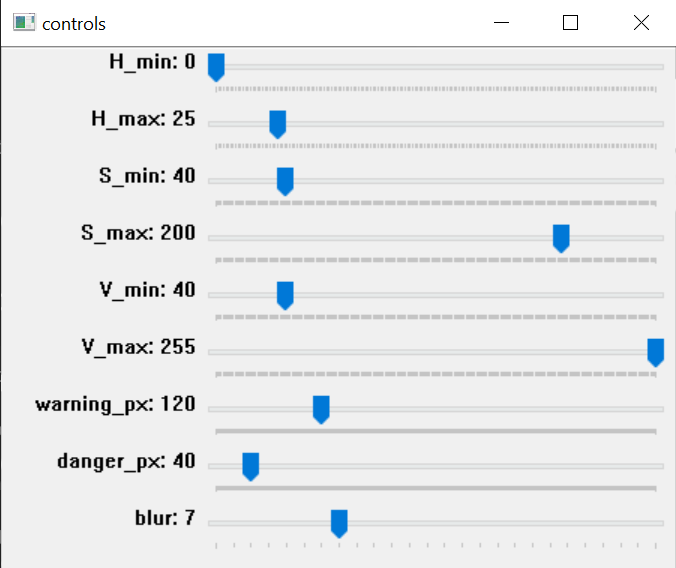
#> input picture Control.png, 676 x 568 px, given in place of the camera
$ python hand_boundary_poc.py
#> lines starting #> are read from the running program, lines starting #| are printed output that depends on the picture; after the words box and inside, x2 and y2 are one past the last pixel; in counts of white or black regions, pixels touching at a corner belong together
import cv2
import numpy as np
import time
import argparse

parser = argparse.ArgumentParser()
parser.add_argument("--camera", type=int, default=0)
parser.add_argument("--width", type=int, default=640)
parser.add_argument("--height", type=int, default=480)
parser.add_argument("--min_area", type=int, default=3000, help="min contour area to be considered hand")
args = parser.parse_args()

# ------------------ TRACKBAR UI ------------------
def nothing(x): pass

cv2.namedWindow("controls", cv2.WINDOW_NORMAL)
cv2.resizeWindow("controls", 450, 300)

# More realistic skin defaults
cv2.createTrackbar("H_min", "controls", 0, 179, nothing)
cv2.createTrackbar("H_max", "controls", 25, 179, nothing)
cv2.createTrackbar("S_min", "controls", 40, 255, nothing)
cv2.createTrackbar("S_max", "controls", 200, 255, nothing)
cv2.createTrackbar("V_min", "controls", 40, 255, nothing)
cv2.createTrackbar("V_max", "controls", 255, 255, nothing)

cv2.createTrackbar("warning_px", "controls", 120, 500, nothing)
cv2.createTrackbar("danger_px", "controls", 40, 500, nothing)
cv2.createTrackbar("blur", "controls", 7, 25, nothing)

# ------------------ CAMERA INIT ------------------
cap = cv2.VideoCapture(args.camera)
cap.set(cv2.CAP_PROP_FRAME_WIDTH, args.width)
cap.set(cv2.CAP_PROP_FRAME_HEIGHT, args.height)

obj_w_frac, obj_h_frac = 0.35, 0.20
font = cv2.FONT_HERSHEY_SIMPLEX

prev_time = time.time()
fps = 0

def compute_point_to_rect_distance(pt, rect):
    x, y = pt
    x1, y1, x2, y2 = rect
    if x1 <= x <= x2 and y1 <= y <= y2:
        return 0
    dx = max(x1 - x, 0, x - x2)
    dy = max(y1 - y, 0, y - y2)
    return (dx * dx + dy * dy) ** 0.5

def draw_state(frame, state):
    color = {"SAFE": (50,200,50), "WARNING": (0,180,255), "DANGER": (0,0,255)}[state]
    cv2.putText(frame, f"State: {state}", (10,30), font, 1.0, color, 2)
    if state == "DANGER":
        cv2.putText(frame, "DANGER DANGER", (30, frame.shape[0]//2),
                    font, 2.0, (0,0,255), 6)

while True:
    ret, frame = cap.read()
#> frame is the input picture: shape (568, 676, 3); mean B, G, R 234.5, 233.5, 232.3
    if not ret:
        break

    frame = cv2.resize(frame, (args.width, args.height))
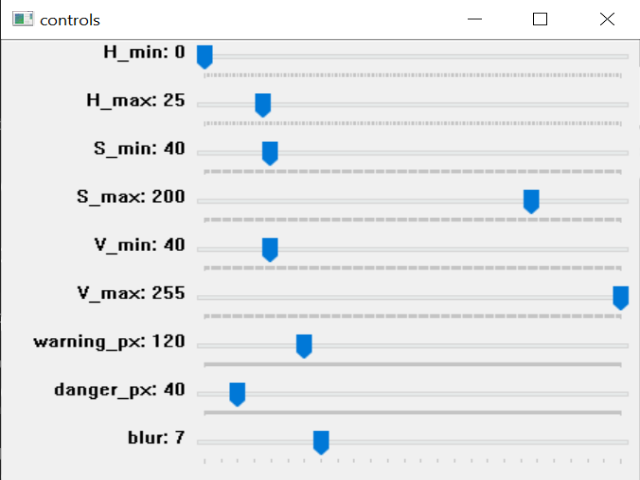
#> frame: shape (480, 640, 3); mean B, G, R 234.4, 233.5, 232.2
    h, w = frame.shape[:2]
#> h = 480; w = 640

    # Trackbars
    H_min = cv2.getTrackbarPos("H_min", "controls")
    H_max = cv2.getTrackbarPos("H_max", "controls")
    S_min = cv2.getTrackbarPos("S_min", "controls")
    S_max = cv2.getTrackbarPos("S_max", "controls")
    V_min = cv2.getTrackbarPos("V_min", "controls")
    V_max = cv2.getTrackbarPos("V_max", "controls")
    warning_px = cv2.getTrackbarPos("warning_px", "controls")
    danger_px = cv2.getTrackbarPos("danger_px", "controls")
    blur_k = cv2.getTrackbarPos("blur", "controls")
    if blur_k % 2 == 0:
        blur_k += 1

    # Virtual rectangle
    obj_w = int(w * obj_w_frac)
#> obj_w = 224
    obj_h = int(h * obj_h_frac)
#> obj_h = 96
    obj_x1 = (w - obj_w) // 2
#> obj_x1 = 208
    obj_y1 = (h - obj_h) // 2
#> obj_y1 = 192
    obj_x2 = obj_x1 + obj_w
#> obj_x2 = 432
    obj_y2 = obj_y1 + obj_h
#> obj_y2 = 288
    rect = (obj_x1, obj_y1, obj_x2, obj_y2)
#> rect = (208, 192, 432, 288)

    # Preprocess
    hsv = cv2.cvtColor(frame, cv2.COLOR_BGR2HSV)
#> hsv: shape (480, 640, 3); mean H, S, V 5.5, 2.7, 234.5
    mask = cv2.inRange(hsv, np.array([H_min, S_min, V_min]),
                            np.array([H_max, S_max, V_max]))
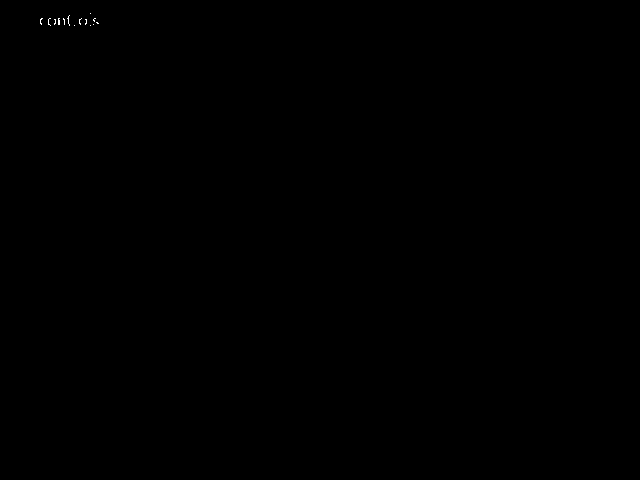
#> mask: shape (480, 640); 0.03% white in thin lines or dots, all inside (x1, y1, x2, y2) = (40, 13, 99, 26)

    # Kill random noise and background junk
    mask = cv2.medianBlur(mask, 7)
#> mask: shape (480, 640); every value is 0
    kernel = cv2.getStructuringElement(cv2.MORPH_ELLIPSE, (9,9))
    mask = cv2.morphologyEx(mask, cv2.MORPH_CLOSE, kernel, iterations=2)

    contours, _ = cv2.findContours(mask, cv2.RETR_EXTERNAL, cv2.CHAIN_APPROX_SIMPLE)
#> contours = []

    fingertip = None
    min_dist = float('inf')
    hand = None

    # ---------------- FIX 1: Ignore small OR huge blobs ----------------
    filtered = []
    for c in contours:
        a = cv2.contourArea(c)
        if 3000 < a < 50000:     # kills table + wall blobs
            filtered.append(c)
#> this loop made 0 passes
#> after the loop, filtered = []

    # ---------------- FIX 2: Choose highest contour (hand is highest) ----------------
    if filtered:
        filtered = sorted(filtered, key=lambda c: cv2.boundingRect(c)[1])
        hand = filtered[0]

    if hand is not None:
        cv2.drawContours(frame, [hand], -1, (80,255,80), 2)
        hull = cv2.convexHull(hand)
        hull_pts = hull.reshape(-1,2)
        cv2.polylines(frame, [hull_pts], True, (255,255,0), 2)

        # Find hull point closest to virtual object
        for (x,y) in hull_pts:
            d = compute_point_to_rect_distance((x,y), rect)
            if d < min_dist:
                min_dist = d
                fingertip = (x,y)

        if fingertip:
            cv2.circle(frame, fingertip, 8, (0,255,255), -1)

    # State logic
    state = "SAFE"
    if fingertip:
        if min_dist <= danger_px:
            state = "DANGER"
        elif min_dist <= warning_px:
            state = "WARNING"

    # Draw virtual boundary
    color = {"SAFE":(0,255,0), "WARNING":(0,180,255), "DANGER":(0,0,255)}[state]
    cv2.rectangle(frame, (obj_x1,obj_y1), (obj_x2,obj_y2), color, 3)
    cv2.putText(frame, "Virtual object", (obj_x1+5,obj_y1-10), font, 0.6, color, 2)

    draw_state(frame, state)

    # FPS
    now = time.time()
    fps = 0.9*fps + 0.1*(1/(now-prev_time+1e-6))
    prev_time = now
    cv2.putText(frame, f"FPS: {fps:.1f}", (w-120,30), font, 0.7, (200,200,200), 2)
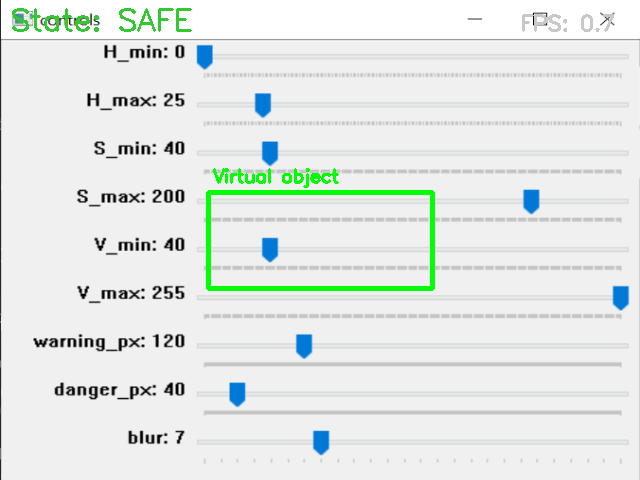
#> frame: shape (480, 640, 3); mean B, G, R 230.4, 233.5, 228.2

    combined = np.hstack(
        (frame, cv2.cvtColor(mask, cv2.COLOR_GRAY2BGR))
    )
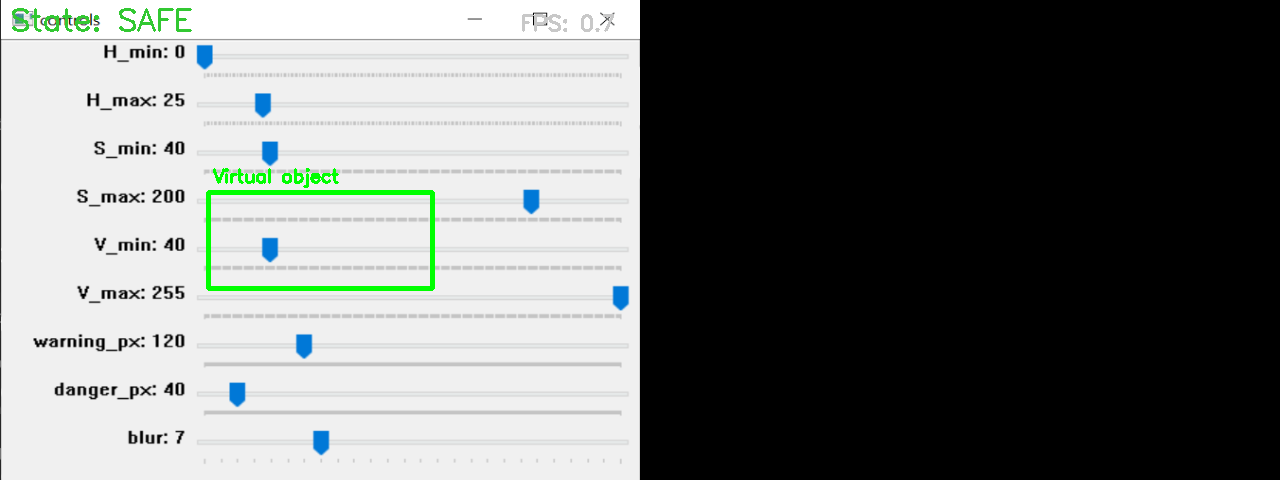
#> combined: shape (480, 1280, 3); mean B, G, R 115.2, 116.7, 114.1
    cv2.imshow("hand_vs_object", combined)

    if cv2.waitKey(1) & 0xFF == 27:
#> (key Esc is pressed here)
        break

cap.release()
cv2.destroyAllWindows()
